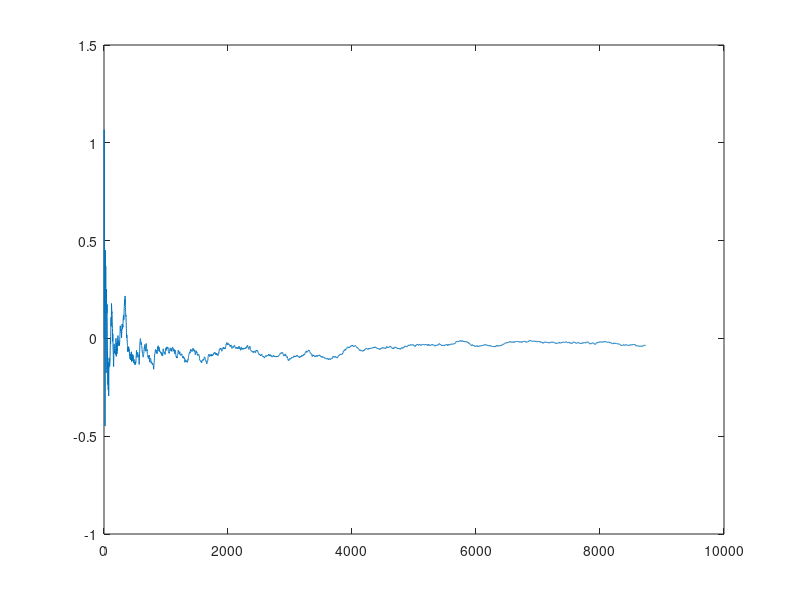

Reproduce this figure in MATLAB.
x = 0;
N = 10000;
sigma = 6;
burn_in = 2000;

a_val=10;
b_val=12;

f = @(x)exp(-x^2/a_val)/exp(-x^2/b_val);

sum_f = 0;
count = 0;
samples = [];
rate_a = 0;

for k = 1:N
  eps_val = sigma*randn();
  x_new = x+eps_val;
  if x_new >= -10 && x_new <= 10
    delta_sq = (x_new^2) - (x^2);

    if delta_sq <= 0
      x = x_new;
      rate_a = rate_a + 1;

    else
      accept = rand();
      if accept <= exp(-delta_sq/b_val)
        x = x_new;
        rate_a = rate_a + 1;
      endif
    endif

samples = [samples, x];

  if k > burn_in
    sum_f = sum_f + f(x);
    count = count + 1;
  endif
 endif

endfor

running_mean = cumsum(samples) ./ (1:length(samples));
plot(running_mean)

result = sum_f/count;

true_result = integral(@(x) exp(-x.^2/a_val), -10, 10) / integral(@(x) exp(-x.^2/b_val), -10, 10);
fprintf('Estimated value: %.6f\n', result);
fprintf('True value: %.6f\n', true_result);
fprintf('Absolute Error: %.6f\n', abs(true_result - result));

fprintf('Rate of Acceptance: %.2f\n', rate_a/N);
